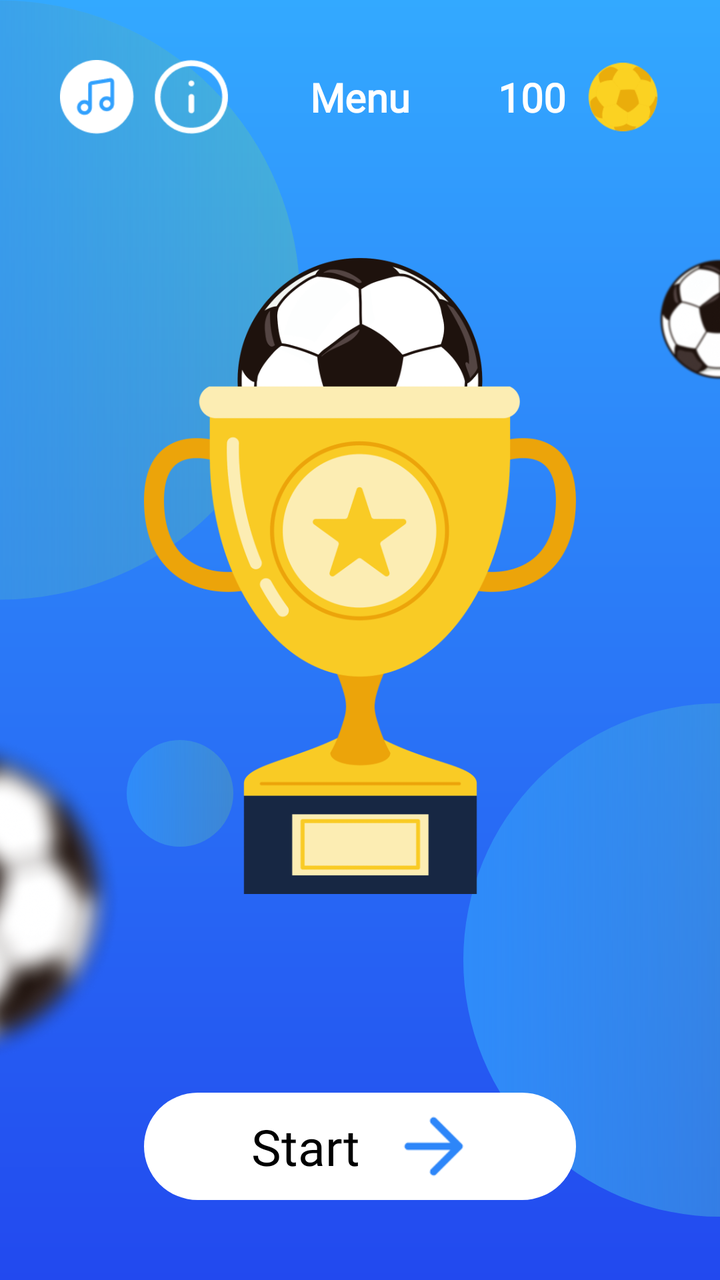
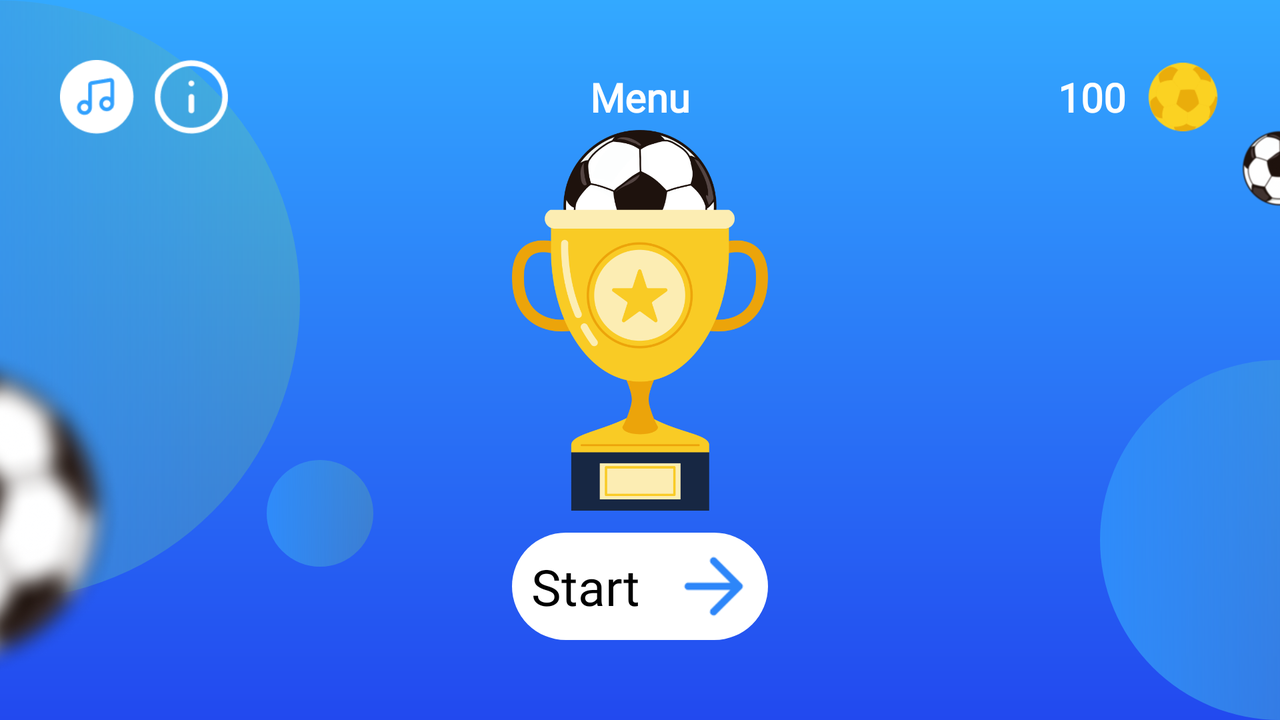

An Android layout and its configuration variant, each rendered on a device that would load it. The default file and the variant file are quoted in full after the pictures.
<!-- AndroidManifest.xml: application theme Theme.LeaderCup -->
<!-- res/layout/activity_start_game.xml -->
<?xml version="1.0" encoding="utf-8"?>
<androidx.constraintlayout.widget.ConstraintLayout xmlns:android="http://schemas.android.com/apk/res/android"
    xmlns:app="http://schemas.android.com/apk/res-auto"
    xmlns:tools="http://schemas.android.com/tools"
    android:id="@+id/main"
    android:layout_width="match_parent"
    android:layout_height="match_parent"
    tools:context=".ui.StartGameActivity"
    >

    <include
        android:layout_width="match_parent"
        android:layout_height="match_parent"
        layout="@layout/base_background"
        />

    <TextView
        android:id="@+id/tvMenu"
        android:layout_width="wrap_content"
        android:layout_height="wrap_content"
        app:layout_constraintStart_toStartOf="parent"
        app:layout_constraintEnd_toEndOf="parent"
        app:layout_constraintTop_toTopOf="parent"
        android:textSize="20sp"
        android:text="@string/menu"
        android:textColor="@color/white"
        android:fontFamily="@font/geist_regular"
        android:layout_marginTop="30dp"
        android:textStyle="bold"
        android:padding="5dp"
        />

    <ImageView
        android:id="@+id/ivBallGold"
        android:layout_width="0dp"
        android:layout_height="0dp"
        app:layout_constraintDimensionRatio="1:1"
        app:layout_constraintEnd_toEndOf="parent"
        app:layout_constraintTop_toTopOf="@id/tvMenu"
        app:layout_constraintBottom_toBottomOf="@id/tvMenu"
        android:src="@drawable/ball_gold"
        android:layout_marginEnd="30dp"
        />

    <TextView
        android:id="@+id/tvBalanceValue"
        android:layout_width="wrap_content"
        android:layout_height="wrap_content"
        app:layout_constraintEnd_toStartOf="@id/ivBallGold"
        app:layout_constraintTop_toTopOf="parent"
        android:textSize="20sp"
        android:text="100"
        android:textColor="@color/white"
        android:fontFamily="@font/geist_regular"
        android:layout_marginTop="30dp"
        android:textStyle="bold"
        android:padding="5dp"
        android:layout_marginEnd="5dp"
        />

    <ImageView
        android:id="@+id/ivMusicBtn"
        android:layout_width="0dp"
        android:layout_height="0dp"
        app:layout_constraintDimensionRatio="1:1"
        app:layout_constraintStart_toStartOf="parent"
        app:layout_constraintTop_toTopOf="@id/tvMenu"
        app:layout_constraintBottom_toBottomOf="@id/tvMenu"
        android:src="@drawable/icon_music_off"
        android:layout_marginStart="30dp"
        />

    <ImageView
        android:id="@+id/ivInfoBtn"
        android:layout_width="0dp"
        android:layout_height="0dp"
        app:layout_constraintDimensionRatio="1:1"
        app:layout_constraintStart_toEndOf="@id/ivMusicBtn"
        app:layout_constraintTop_toTopOf="@id/tvMenu"
        app:layout_constraintBottom_toBottomOf="@id/tvMenu"
        android:src="@drawable/icon_info"
        android:layout_marginStart="10dp"
        />

    <androidx.constraintlayout.widget.Guideline
        android:id="@+id/vert20"
        android:layout_width="wrap_content"
        android:layout_height="wrap_content"
        android:orientation="vertical"
        app:layout_constraintGuide_percent="0.2"
        />

    <androidx.constraintlayout.widget.Guideline
        android:id="@+id/vert33"
        android:layout_width="wrap_content"
        android:layout_height="wrap_content"
        android:orientation="vertical"
        app:layout_constraintGuide_percent="0.33"
        />

    <androidx.constraintlayout.widget.Guideline
        android:id="@+id/vert67"
        android:layout_width="wrap_content"
        android:layout_height="wrap_content"
        android:orientation="vertical"
        app:layout_constraintGuide_percent="0.67"
        />

    <androidx.constraintlayout.widget.Guideline
        android:id="@+id/vert80"
        android:layout_width="wrap_content"
        android:layout_height="wrap_content"
        android:orientation="vertical"
        app:layout_constraintGuide_percent="0.8"
        />

    <androidx.constraintlayout.widget.Guideline
        android:id="@+id/vert50"
        android:layout_width="wrap_content"
        android:layout_height="wrap_content"
        android:orientation="vertical"
        app:layout_constraintGuide_percent="0.5"
        />

    <ImageView
        android:id="@+id/ivBallBig"
        android:layout_width="0dp"
        android:layout_height="0dp"
        app:layout_constraintDimensionRatio="1:1"
        app:layout_constraintStart_toStartOf="@id/vert33"
        app:layout_constraintEnd_toEndOf="@id/vert67"
        app:layout_constraintTop_toTopOf="@id/ivCupBig"
        app:layout_constraintBottom_toTopOf="@id/ivCupBig"
        android:src="@drawable/ball_big"
        />

    <ImageView
        android:layout_width="0dp"
        android:layout_height="0dp"
        app:layout_constraintDimensionRatio="1:1"
        app:layout_constraintEnd_toEndOf="parent"
        app:layout_constraintTop_toTopOf="@id/ivBallBig"
        app:layout_constraintBottom_toTopOf="@id/ivCupBig"
        android:src="@drawable/ball_half"
        android:scaleType="fitEnd"
        />

    <ImageView
        android:layout_width="wrap_content"
        android:layout_height="0dp"
        app:layout_constraintDimensionRatio="1:1"
        app:layout_constraintStart_toStartOf="parent"
        app:layout_constraintTop_toBottomOf="@id/ivCupBig"
        app:layout_constraintBottom_toBottomOf="@id/ivCupBig"
        android:src="@drawable/ball_transperent"
        android:scaleType="fitStart"
        />

    <ImageView
        android:id="@+id/ivCupBig"
        android:layout_width="0dp"
        android:layout_height="0dp"
        app:layout_constraintDimensionRatio="10:12"
        app:layout_constraintStart_toEndOf="@id/vert20"
        app:layout_constraintEnd_toEndOf="@id/vert80"
        app:layout_constraintTop_toTopOf="parent"
        app:layout_constraintBottom_toBottomOf="parent"
        android:src="@drawable/cup_big"
        />

    <ImageView
        android:id="@+id/backgroundBtnStart"
        android:layout_width="0dp"
        android:layout_height="0dp"
        app:layout_constraintStart_toStartOf="@id/vert20"
        app:layout_constraintEnd_toEndOf="@id/vert80"
        app:layout_constraintTop_toTopOf="@id/tvStart"
        app:layout_constraintBottom_toBottomOf="@id/tvStart"
        android:src="@drawable/btn_background"
        />

    <TextView
        android:id="@+id/tvStart"
        android:layout_width="wrap_content"
        android:layout_height="wrap_content"
        app:layout_constraintEnd_toStartOf="@id/vert50"
        app:layout_constraintBottom_toBottomOf="parent"
        android:textSize="25sp"
        android:text="@string/start"
        android:textColor="@color/black"
        android:fontFamily="@font/geist_regular"
        android:layout_marginTop="25dp"
        android:layout_marginBottom="40dp"
        android:paddingVertical="10dp"
        />

    <ImageView
        android:id="@+id/ivArrowRight"
        android:layout_width="0dp"
        android:layout_height="0dp"
        app:layout_constraintDimensionRatio="1:1"
        app:layout_constraintStart_toEndOf="@id/vert50"
        android:src="@drawable/arrow_right"
        app:layout_constraintTop_toTopOf="@id/backgroundBtnStart"
        app:layout_constraintBottom_toBottomOf="@id/backgroundBtnStart"
        android:layout_marginStart="10dp"
        android:paddingVertical="5dp"
        />

</androidx.constraintlayout.widget.ConstraintLayout>
<!-- res/layout/base_background.xml (included above) -->
<?xml version="1.0" encoding="utf-8"?>
<androidx.constraintlayout.widget.ConstraintLayout xmlns:android="http://schemas.android.com/apk/res/android"
    android:layout_width="match_parent"
    android:layout_height="match_parent"
    xmlns:app="http://schemas.android.com/apk/res-auto">

    <androidx.constraintlayout.widget.Guideline
        android:id="@+id/hor50"
        android:layout_width="wrap_content"
        android:layout_height="wrap_content"
        android:orientation="horizontal"
        app:layout_constraintGuide_percent="0.5"
        />
    <androidx.constraintlayout.widget.Guideline
        android:id="@+id/vert50"
        android:layout_width="wrap_content"
        android:layout_height="wrap_content"
        android:orientation="vertical"
        app:layout_constraintGuide_percent="0.5"
        />

    <ImageView
        android:layout_width="match_parent"
        android:layout_height="match_parent"
        android:src="@drawable/background_gradient"
        />

    <ImageView
        android:layout_width="wrap_content"
        android:layout_height="0dp"
        android:src="@drawable/middle_round"
        app:layout_constraintTop_toBottomOf="@id/hor50"
        app:layout_constraintBottom_toBottomOf="parent"
        app:layout_constraintStart_toEndOf="parent"
        app:layout_constraintEnd_toEndOf="parent"
        />

    <ImageView
        android:layout_width="wrap_content"
        android:layout_height="0dp"
        android:src="@drawable/big_round"
        app:layout_constraintStart_toStartOf="parent"
        app:layout_constraintEnd_toStartOf="parent"
        app:layout_constraintTop_toTopOf="parent"
        />

    <ImageView
        android:layout_width="wrap_content"
        android:layout_height="wrap_content"
        android:src="@drawable/small_round"
        app:layout_constraintStart_toStartOf="parent"
        app:layout_constraintEnd_toStartOf="@id/vert50"
        app:layout_constraintTop_toBottomOf="@id/hor50"
        android:layout_marginTop="50dp"
        />


</androidx.constraintlayout.widget.ConstraintLayout>
<!-- resources referenced by this layout -->
<resources>
  <!-- drawable arrow_right: png bitmap (drawable, 711 bytes) -->
  <!-- drawable background_gradient (drawable) -->
  <?xml version="1.0" encoding="utf-8"?>
  <shape android:shape="rectangle" xmlns:android="http://schemas.android.com/apk/res/android">
      <gradient
          android:startColor="#33A9FF"
          android:endColor="#2249EF"
          android:type="linear"
          android:angle="270"
          />
  </shape>
  <!-- drawable ball_big: png bitmap (drawable, 40890 bytes) -->
  <!-- drawable ball_gold: png bitmap (drawable, 4072 bytes) -->
  <!-- drawable ball_half: png bitmap (drawable, 44241 bytes) -->
  <!-- drawable ball_transperent: png bitmap (drawable, 84208 bytes) -->
  <!-- drawable big_round (drawable) -->
  <?xml version="1.0" encoding="utf-8"?>
  <shape android:shape="rectangle" xmlns:android="http://schemas.android.com/apk/res/android">
      <corners
          android:radius="250dp"
          />
      <size
          android:width="900px"
          android:height="900px"
          />
      <gradient
          android:startColor="#2E8BFA"
          android:endColor="#3097FC47"
          />
  </shape>
  <!-- drawable btn_background (drawable) -->
  <?xml version="1.0" encoding="utf-8"?>
  <shape android:shape="rectangle" xmlns:android="http://schemas.android.com/apk/res/android">
  
      <solid
          android:color="@color/white"
          />
      <corners
          android:radius="250dp"
          />
  
  </shape>
  <!-- drawable cup_big: png bitmap (drawable, 45369 bytes) -->
  <!-- drawable icon_info: png bitmap (drawable, 1531 bytes) -->
  <!-- drawable icon_music_off: png bitmap (drawable, 1876 bytes) -->
  <!-- drawable middle_round (drawable) -->
  <?xml version="1.0" encoding="utf-8"?>
  <shape android:shape="rectangle" xmlns:android="http://schemas.android.com/apk/res/android">
      <corners
          android:radius="250dp"
          />
      <size
          android:width="770px"
          android:height="770px"
          />
      <gradient
          android:startColor="#2E8BFA"
          android:endColor="#3097FC47"
          />
  </shape>
  <!-- drawable small_round (drawable) -->
  <?xml version="1.0" encoding="utf-8"?>
  <shape android:shape="rectangle" xmlns:android="http://schemas.android.com/apk/res/android">
      <corners
          android:radius="250dp"
          />
      <size
          android:width="160px"
          android:height="160px"
          />
      <gradient
          android:startColor="#2E8BFA"
          android:endColor="#3097FC47"
          />
  </shape>
  <string name="menu">Menu</string>
  <string name="start">Start</string>
  <style name="Theme.LeaderCup" parent="Base.Theme.LeaderCup" />
  <style name="Base.Theme.LeaderCup" parent="Theme.Material3.DayNight.NoActionBar">
          
          
      </style>
</resources>
<!-- res/layout-land/activity_start_game.xml (the repository's variant of the layout above) -->
<!-- drawn on the phone turned sideways -->
<?xml version="1.0" encoding="utf-8"?>
<androidx.constraintlayout.widget.ConstraintLayout xmlns:android="http://schemas.android.com/apk/res/android"
    xmlns:app="http://schemas.android.com/apk/res-auto"
    xmlns:tools="http://schemas.android.com/tools"
    android:id="@+id/main"
    android:layout_width="match_parent"
    android:layout_height="match_parent"
    tools:context=".ui.StartGameActivity"
    >

    <include
        android:layout_width="match_parent"
        android:layout_height="match_parent"
        layout="@layout/base_background"
        />

    <TextView
        android:id="@+id/tvMenu"
        android:layout_width="wrap_content"
        android:layout_height="wrap_content"
        app:layout_constraintStart_toStartOf="parent"
        app:layout_constraintEnd_toEndOf="parent"
        app:layout_constraintTop_toTopOf="parent"
        android:textSize="20sp"
        android:text="@string/menu"
        android:textColor="@color/white"
        android:fontFamily="@font/geist_regular"
        android:layout_marginTop="30dp"
        android:textStyle="bold"
        android:padding="5dp"
        />

    <ImageView
        android:id="@+id/ivBallGold"
        android:layout_width="0dp"
        android:layout_height="0dp"
        app:layout_constraintDimensionRatio="1:1"
        app:layout_constraintEnd_toEndOf="parent"
        app:layout_constraintTop_toTopOf="@id/tvMenu"
        app:layout_constraintBottom_toBottomOf="@id/tvMenu"
        android:src="@drawable/ball_gold"
        android:layout_marginEnd="30dp"
        />

    <TextView
        android:id="@+id/tvBalanceValue"
        android:layout_width="wrap_content"
        android:layout_height="wrap_content"
        app:layout_constraintEnd_toStartOf="@id/ivBallGold"
        app:layout_constraintTop_toTopOf="parent"
        android:textSize="20sp"
        android:text="100"
        android:textColor="@color/white"
        android:fontFamily="@font/geist_regular"
        android:layout_marginTop="30dp"
        android:textStyle="bold"
        android:padding="5dp"
        android:layout_marginEnd="5dp"
        />

    <ImageView
        android:id="@+id/ivMusicBtn"
        android:layout_width="0dp"
        android:layout_height="0dp"
        app:layout_constraintDimensionRatio="1:1"
        app:layout_constraintStart_toStartOf="parent"
        app:layout_constraintTop_toTopOf="@id/tvMenu"
        app:layout_constraintBottom_toBottomOf="@id/tvMenu"
        android:src="@drawable/icon_music_off"
        android:layout_marginStart="30dp"
        />

    <ImageView
        android:id="@+id/ivInfoBtn"
        android:layout_width="0dp"
        android:layout_height="0dp"
        app:layout_constraintDimensionRatio="1:1"
        app:layout_constraintStart_toEndOf="@id/ivMusicBtn"
        app:layout_constraintTop_toTopOf="@id/tvMenu"
        app:layout_constraintBottom_toBottomOf="@id/tvMenu"
        android:src="@drawable/icon_info"
        android:layout_marginStart="10dp"
        />

    <androidx.constraintlayout.widget.Guideline
        android:id="@+id/vert44"
        android:layout_width="wrap_content"
        android:layout_height="wrap_content"
        android:orientation="vertical"
        app:layout_constraintGuide_percent="0.44"
        />

    <androidx.constraintlayout.widget.Guideline
        android:id="@+id/vert33"
        android:layout_width="wrap_content"
        android:layout_height="wrap_content"
        android:orientation="vertical"
        app:layout_constraintGuide_percent="0.4"
        />

    <androidx.constraintlayout.widget.Guideline
        android:id="@+id/vert67"
        android:layout_width="wrap_content"
        android:layout_height="wrap_content"
        android:orientation="vertical"
        app:layout_constraintGuide_percent="0.6"
        />

    <androidx.constraintlayout.widget.Guideline
        android:id="@+id/vert56"
        android:layout_width="wrap_content"
        android:layout_height="wrap_content"
        android:orientation="vertical"
        app:layout_constraintGuide_percent="0.56"
        />

    <androidx.constraintlayout.widget.Guideline
        android:id="@+id/vert50"
        android:layout_width="wrap_content"
        android:layout_height="wrap_content"
        android:orientation="vertical"
        app:layout_constraintGuide_percent="0.5"
        />

    <ImageView
        android:id="@+id/ivBallBig"
        android:layout_width="0dp"
        android:layout_height="0dp"
        app:layout_constraintDimensionRatio="1:1"
        app:layout_constraintStart_toStartOf="@id/vert44"
        app:layout_constraintEnd_toEndOf="@id/vert56"
        app:layout_constraintTop_toTopOf="@id/ivCupBig"
        app:layout_constraintBottom_toTopOf="@id/ivCupBig"
        android:src="@drawable/ball_big"
        />

    <ImageView
        android:layout_width="0dp"
        android:layout_height="0dp"
        app:layout_constraintDimensionRatio="1:1"
        app:layout_constraintEnd_toEndOf="parent"
        app:layout_constraintTop_toTopOf="@id/ivBallBig"
        app:layout_constraintBottom_toTopOf="@id/ivCupBig"
        android:src="@drawable/ball_half"
        android:scaleType="fitEnd"
        />

    <ImageView
        android:layout_width="wrap_content"
        android:layout_height="0dp"
        app:layout_constraintDimensionRatio="1:1"
        app:layout_constraintStart_toStartOf="parent"
        app:layout_constraintTop_toBottomOf="@id/ivCupBig"
        app:layout_constraintBottom_toBottomOf="@id/ivCupBig"
        android:src="@drawable/ball_transperent"
        android:scaleType="fitStart"
        />

    <ImageView
        android:id="@+id/ivCupBig"
        android:layout_width="0dp"
        android:layout_height="0dp"
        app:layout_constraintDimensionRatio="10:12"
        app:layout_constraintStart_toEndOf="@id/vert33"
        app:layout_constraintEnd_toEndOf="@id/vert67"
        app:layout_constraintTop_toTopOf="parent"
        app:layout_constraintBottom_toBottomOf="parent"
        android:src="@drawable/cup_big"
        />

    <ImageView
        android:id="@+id/backgroundBtnStart"
        android:layout_width="0dp"
        android:layout_height="0dp"
        app:layout_constraintStart_toStartOf="@id/vert33"
        app:layout_constraintEnd_toEndOf="@id/vert67"
        app:layout_constraintTop_toTopOf="@id/tvStart"
        app:layout_constraintBottom_toBottomOf="@id/tvStart"
        android:src="@drawable/btn_background"
        />

    <TextView
        android:id="@+id/tvStart"
        android:layout_width="wrap_content"
        android:layout_height="wrap_content"
        app:layout_constraintEnd_toStartOf="@id/vert50"
        app:layout_constraintBottom_toBottomOf="parent"
        android:textSize="25sp"
        android:text="@string/start"
        android:textColor="@color/black"
        android:fontFamily="@font/geist_regular"
        android:layout_marginTop="25dp"
        android:layout_marginBottom="40dp"
        android:paddingVertical="10dp"
        />

    <ImageView
        android:id="@+id/ivArrowRight"
        android:layout_width="0dp"
        android:layout_height="0dp"
        app:layout_constraintDimensionRatio="1:1"
        app:layout_constraintStart_toEndOf="@id/vert50"
        android:src="@drawable/arrow_right"
        app:layout_constraintTop_toTopOf="@id/backgroundBtnStart"
        app:layout_constraintBottom_toBottomOf="@id/backgroundBtnStart"
        android:layout_marginStart="10dp"
        android:paddingVertical="5dp"
        />

</androidx.constraintlayout.widget.ConstraintLayout>
